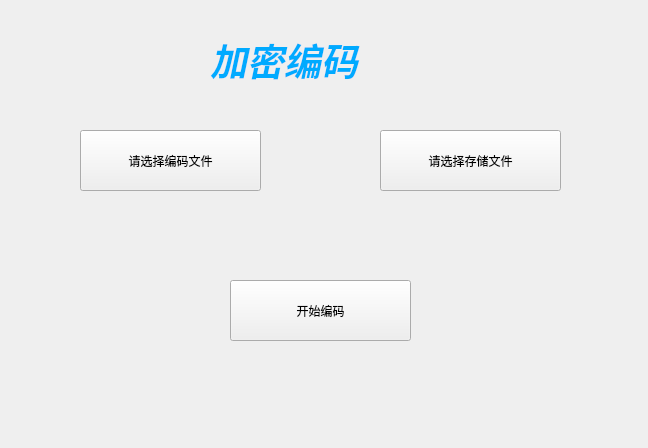
<?xml version="1.0" encoding="UTF-8"?>
<ui version="4.0">
 <class>EXOR</class>
 <widget class="QWidget" name="EXOR">
  <property name="geometry">
   <rect>
    <x>0</x>
    <y>0</y>
    <width>648</width>
    <height>448</height>
   </rect>
  </property>
  <property name="windowTitle">
   <string>加密编码</string>
  </property>
  <widget class="QLabel" name="label">
   <property name="geometry">
    <rect>
     <x>210</x>
     <y>20</y>
     <width>301</width>
     <height>81</height>
    </rect>
   </property>
   <property name="text">
    <string>&lt;html&gt;&lt;head/&gt;&lt;body&gt;&lt;p&gt;&lt;span style=&quot; font-size:28pt; font-weight:600; font-style:italic; color:#00aaff;&quot;&gt;加密编码&lt;/span&gt;&lt;/p&gt;&lt;/body&gt;&lt;/html&gt;</string>
   </property>
  </widget>
  <widget class="QPushButton" name="pushButton">
   <property name="geometry">
    <rect>
     <x>80</x>
     <y>130</y>
     <width>181</width>
     <height>61</height>
    </rect>
   </property>
   <property name="text">
    <string>请选择编码文件</string>
   </property>
  </widget>
  <widget class="QPushButton" name="pushButton_2">
   <property name="geometry">
    <rect>
     <x>380</x>
     <y>130</y>
     <width>181</width>
     <height>61</height>
    </rect>
   </property>
   <property name="text">
    <string>请选择存储文件</string>
   </property>
  </widget>
  <widget class="QPushButton" name="pushButton_3">
   <property name="geometry">
    <rect>
     <x>230</x>
     <y>280</y>
     <width>181</width>
     <height>61</height>
    </rect>
   </property>
   <property name="text">
    <string>开始编码</string>
   </property>
  </widget>
 </widget>
 <resources/>
 <connections/>
</ui>
